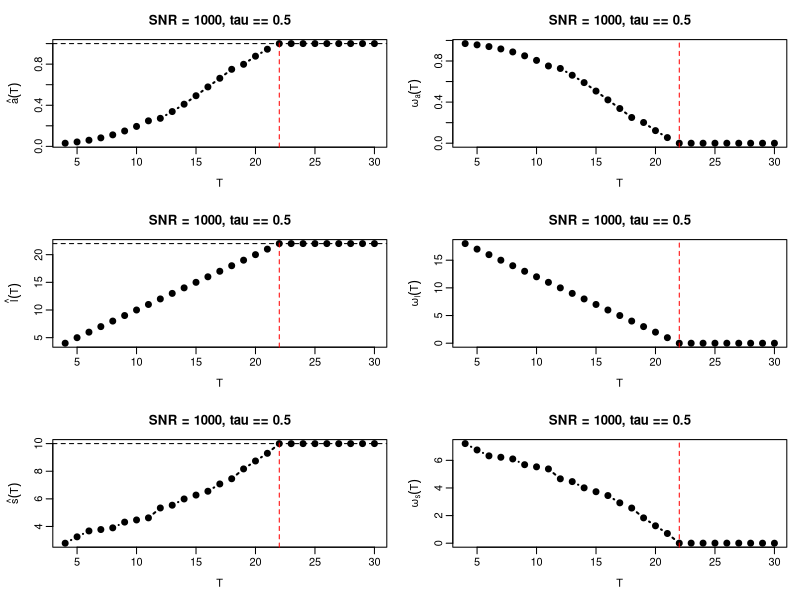
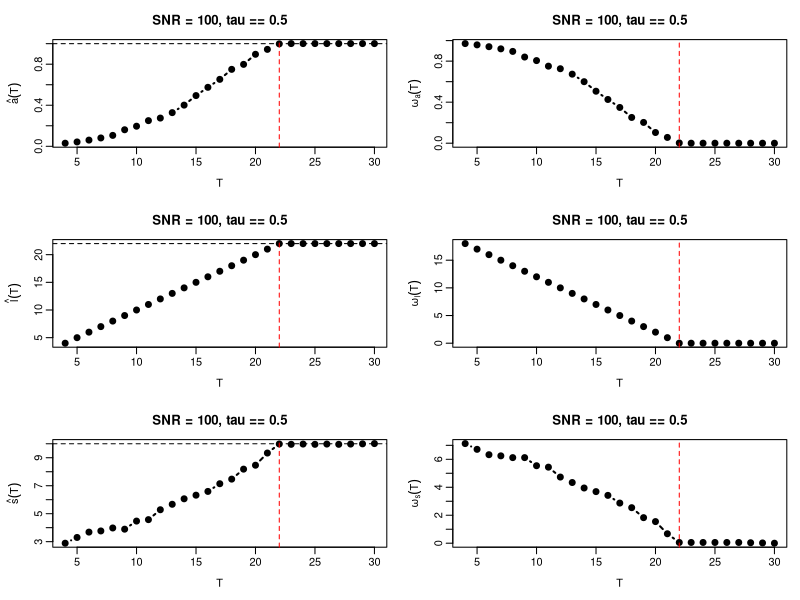
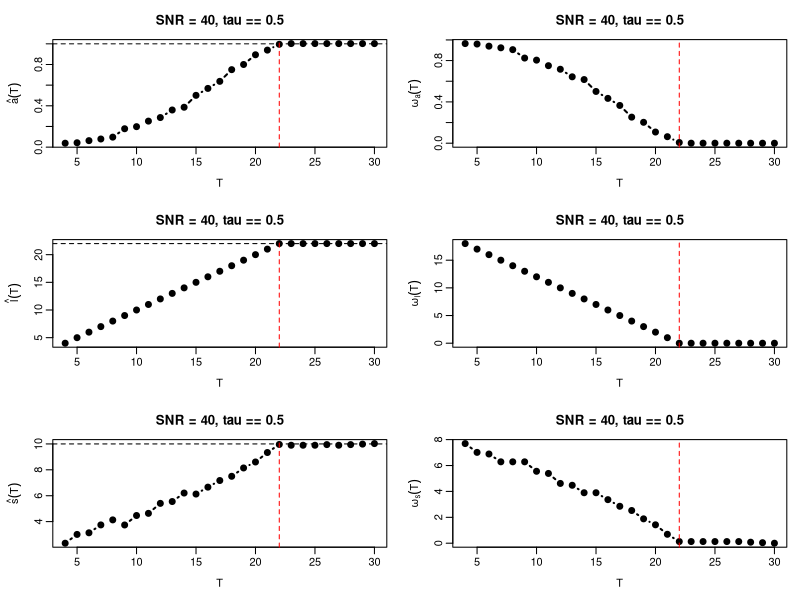

Here is the R script that generated these plots, in order:
###############################################################
## Sections 2.4 (large/medium SNR) and 2.5 (small SNR, h=30):
## estimator curves paired with their oscillation curves
##
## CURRENT MODEL:
##
##   I(t) = A exp(-(t-L)^2/S^2) + e(t)
##
## Quantile-loss criterion:
##
##   rho_tau(u) = u (tau - 1{u < 0})
##
## Noise:
##
##   tau-aligned asymmetric Laplace distribution
##
## SNR:
##
##   SNR = A / sqrt(Var(e))
##
## The amplitude for fixed (l,s) is obtained as a
## weighted tau-quantile of
##
##   x(t) = I(t) exp((t-l)^2/s^2)
##
## with weights
##
##   w(t) = exp(-(t-l)^2/s^2).
###############################################################


###############################################################
## Weighted tau-quantile
###############################################################

weighted_quantile <- function(
    x,
    w,
    tau
) {
  
  if (length(x) != length(w)) {
    stop("x and w must have the same length.")
  }
  
  if (tau <= 0 || tau >= 1) {
    stop("tau must belong to (0,1).")
  }
  
  if (any(!is.finite(x)) || any(!is.finite(w))) {
    stop("x and w must be finite.")
  }
  
  if (any(w < 0) || sum(w) <= 0) {
    stop("Weights must be non-negative and have positive sum.")
  }
  
  o <- order(x)
  
  x <- x[o]
  w <- w[o]
  
  w <- w / sum(w)
  
  x[which(cumsum(w) >= tau)[1]]
}



###############################################################
## Quantile check loss
###############################################################

rho_tau <- function(
    u,
    tau
) {
  
  u * (tau - (u < 0))
}



###############################################################
## tau-aligned asymmetric Laplace random generator
##
## Density:
##
##   f_{tau,b}(x)
##     = tau(1-tau)/b * exp(-rho_tau(x)/b)
##
## Hence:
##
##   P(e < 0) = tau.
###############################################################

rald_tau <- function(
    n,
    tau,
    b
) {
  
  if (tau <= 0 || tau >= 1) {
    stop("tau must belong to (0,1).")
  }
  
  if (b <= 0) {
    stop("b must be positive.")
  }
  
  u <- runif(n)
  
  e <- numeric(n)
  
  left <- u < tau
  right <- !left
  
  e[left] <-
    b / (1 - tau) *
    log(u[left] / tau)
  
  e[right] <-
    -b / tau *
    log(
      (1 - u[right]) / (1 - tau)
    )
  
  e
}



###############################################################
## Noise variance of the tau-aligned asymmetric Laplace law
##
## Var(e)
##   = b^2
##     [tau^2 + (1-tau)^2]
##     / [tau^2 (1-tau)^2]
###############################################################

ald_variance <- function(
    tau,
    b
) {
  
  b^2 *
    (
      tau^2 + (1 - tau)^2
    ) /
    (
      tau^2 * (1 - tau)^2
    )
}



###############################################################
## Calibrate b from the CURRENT SNR definition
##
##   SNR = A / sqrt(Var(e))
##
## Therefore
##
##   b =
##   (A/SNR)
##   tau(1-tau)
##   / sqrt(tau^2 + (1-tau)^2).
###############################################################

ald_scale_from_snr <- function(
    A,
    SNR,
    tau
) {
  
  if (A <= 0) {
    stop("A must be positive.")
  }
  
  if (SNR <= 0) {
    stop("SNR must be positive.")
  }
  
  if (tau <= 0 || tau >= 1) {
    stop("tau must belong to (0,1).")
  }
  
  (
    A / SNR
  ) *
    (
      tau * (1 - tau)
    ) /
    sqrt(
      tau^2 + (1 - tau)^2
    )
}



###############################################################
## Main sequential estimation function
###############################################################

estimate_peak_curves <- function(
    A = 1,
    L = 22,
    S = 10,
    h = 30,
    SNR = 1000,
    tau = 0.5,
    seed = 280,
    s.interval = c(1,20),
    tol = 1e-4
)
{
  
  
  #############################################################
  ## Basic checks
  #############################################################
  
  if (A <= 0) {
    stop("A must be positive.")
  }
  
  if (S <= 0) {
    stop("S must be positive.")
  }
  
  if (h < 1 || h != floor(h)) {
    stop("h must be a positive integer.")
  }
  
  if (L < 1 || L > h) {
    stop("L must satisfy 1 <= L <= h.")
  }
  
  if (tau <= 0 || tau >= 1) {
    stop("tau must belong to (0,1).")
  }
  
  
  #############################################################
  ## True Gaussian signal
  #############################################################
  
  signal <- function(
    A,
    L,
    S,
    h
  ) {
    
    t <- 1:h
    
    A * exp(
      -(t - L)^2 / S^2
    )
  }
  
  
  #############################################################
  ## Generate tau-aligned AL noise
  #############################################################
  
  set.seed(seed)
  
  
  b <- ald_scale_from_snr(
    A = A,
    SNR = SNR,
    tau = tau
  )
  
  
  noise <- rald_tau(
    n = h,
    tau = tau,
    b = b
  )
  
  
  y <-
    signal(
      A = A,
      L = L,
      S = S,
      h = h
    ) +
    noise
  
  
  #############################################################
  ## Check the achieved noise variance
  #############################################################
  
  theoretical.var <-
    ald_variance(
      tau = tau,
      b = b
    )
  
  
  #############################################################
  ## Quantile-loss objective for fixed (l,s,T)
  ##
  ## For fixed l and s, the minimizer with respect to a is the
  ## weighted tau-quantile of
  ##
  ##   y_t exp((t-l)^2/s^2)
  ##
  ## with weights
  ##
  ##   exp(-(t-l)^2/s^2).
  #############################################################
  
  objective_quantile <- function(
    l,
    s,
    T
  ) {
    
    tt <- 1:T
    
    
    weights <-
      exp(
        -(tt - l)^2 / s^2
      )
    
    
    z <-
      y[1:T] *
      exp(
        (tt - l)^2 / s^2
      )
    
    
    a <-
      weighted_quantile(
        x = z,
        w = weights,
        tau = tau
      )
    
    
    fit <-
      a *
      exp(
        -(tt - l)^2 / s^2
      )
    
    
    residuals <-
      y[1:T] - fit
    
    
    value <-
      mean(
        rho_tau(
          residuals,
          tau = tau
        )
      )
    
    
    list(
      value = value,
      a = a
    )
  }
  
  
  #############################################################
  ## Estimate parameters at one observation horizon T
  ##
  ## IMPORTANT:
  ## The current manuscript restricts l to 1,...,T.
  #############################################################
  
  estimate_T <- function(
    T
  ) {
    
    out <-
      matrix(
        NA_real_,
        nrow = T,
        ncol = 3
      )
    
    colnames(out) <-
      c(
        "a",
        "s",
        "obj"
      )
    
    
    for (l in 1:T) {
      
      f <- function(s) {
        
        objective_quantile(
          l = l,
          s = s,
          T = T
        )$value
      }
      
      
      opt <-
        optimize(
          f,
          interval = s.interval,
          tol = tol
        )
      
      
      tmp <-
        objective_quantile(
          l = l,
          s = opt$minimum,
          T = T
        )
      
      
      out[l,1] <- tmp$a
      out[l,2] <- opt$minimum
      out[l,3] <- tmp$value
    }
    
    
    best <-
      which.min(
        out[,3]
      )
    
    
    list(
      a = out[best,1],
      s = out[best,2],
      l = best,
      objective = out[best,3]
    )
  }
  
  
  #############################################################
  ## Sequential horizons
  #############################################################
  
  TT <- 4:h
  
  
  hat.a <-
    hat.l <-
    hat.s <-
    hat.obj <-
    numeric(
      length(TT)
    )
  
  
  #############################################################
  ## Sequential estimation
  #############################################################
  
  for (i in seq_along(TT)) {
    
    est <-
      estimate_T(
        TT[i]
      )
    
    
    hat.a[i] <- est$a
    hat.l[i] <- est$l
    hat.s[i] <- est$s
    hat.obj[i] <- est$objective
  }
  
  
  #############################################################
  ## Future-tail oscillation
  ##
  ## omega_theta(T,h)
  ##   = max_{T <= t1,t2 <= h}
  ##       |hat(theta)(t1)-hat(theta)(t2)|
  #############################################################
  
  tail_oscillation <- function(
    x
  ) {
    
    n <-
      length(x)
    
    omega <-
      numeric(n)
    
    
    for (i in seq_len(n)) {
      
      omega[i] <-
        max(
          x[i:n]
        ) -
        min(
          x[i:n]
        )
    }
    
    
    omega
  }
  
  
  omega.a <-
    tail_oscillation(
      hat.a
    )
  
  
  omega.l <-
    tail_oscillation(
      hat.l
    )
  
  
  omega.s <-
    tail_oscillation(
      hat.s
    )
  
  
  #############################################################
  ## Return all results
  #############################################################
  
  list(
    
    T = TT,
    
    hat.a = hat.a,
    hat.l = hat.l,
    hat.s = hat.s,
    hat.obj = hat.obj,
    
    omega.a = omega.a,
    omega.l = omega.l,
    omega.s = omega.s,
    
    A = A,
    L = L,
    S = S,
    h = h,
    
    SNR = SNR,
    tau = tau,
    
    b = b,
    theoretical.var = theoretical.var
  )
}



###############################################################
## Helper: one row = estimate curve | oscillation curve
###############################################################

plot_pair <- function(
    T,
    hat,
    omega,
    true.val,
    L,
    ylab.hat,
    ylab.omega,
    main
)
{
  
  plot(
    T,
    hat,
    type = "b",
    pch = 19,
    lwd = 2,
    xlab = "T",
    ylab = ylab.hat,
    main = main
  )
  
  abline(
    h = true.val,
    lty = 2
  )
  
  abline(
    v = L,
    lty = 2,
    col = "red"
  )
  
  
  plot(
    T,
    omega,
    type = "b",
    pch = 19,
    lwd = 2,
    xlab = "T",
    ylab = ylab.omega,
    main = main
  )
  
  abline(
    v = L,
    lty = 2,
    col = "red"
  )
}



###############################################################
## GLOBAL PARAMETERS
###############################################################

A <- 1
L <- 22
S <- 10

## The symmetric case tau = 0.5 reproduces the old
## symmetric-Laplace setting, but through the new
## tau-aligned AL parameterization.
tau <- 0.5



###############################################################
## Section 2.4: large SNR
##
## SNR = 1000, h = 30
###############################################################

postscript(
  "sec24_large_snr.eps",
  onefile = FALSE,
  paper = "special",
  horizontal = FALSE,
  width = 8,
  height = 7,
  family = "Helvetica",
  pointsize = 11,
  colormodel = "srgb"
)

par(
  mfrow = c(3,2),
  mar = c(4,4,3,1),
  mgp = c(2.2,0.6,0)
)

res.large <-
  estimate_peak_curves(
    A = A,
    L = L,
    S = S,
    h = 30,
    SNR = 1000,
    tau = tau,
    seed = 280
  )

plot_pair(
  res.large$T,
  res.large$hat.a,
  res.large$omega.a,
  A,
  L,
  expression(hat(a)(T)),
  expression(omega[a](T)),
  paste0(
    "SNR = 1000, ",
    expression(tau == 0.5)
  )
)

plot_pair(
  res.large$T,
  res.large$hat.l,
  res.large$omega.l,
  L,
  L,
  expression(hat(l)(T)),
  expression(omega[l](T)),
  paste0(
    "SNR = 1000, ",
    expression(tau == 0.5)
  )
)

plot_pair(
  res.large$T,
  res.large$hat.s,
  res.large$omega.s,
  S,
  L,
  expression(hat(s)(T)),
  expression(omega[s](T)),
  paste0(
    "SNR = 1000, ",
    expression(tau == 0.5)
  )
)

dev.off()



###############################################################
## Section 2.4: medium SNR
##
## SNR = 100, h = 30
###############################################################

postscript(
  "sec24_medium_snr.eps",
  onefile = FALSE,
  paper = "special",
  horizontal = FALSE,
  width = 8,
  height = 7,
  family = "Helvetica",
  pointsize = 11,
  colormodel = "srgb"
)

par(
  mfrow = c(3,2),
  mar = c(4,4,3,1),
  mgp = c(2.2,0.6,0)
)

res.medium <-
  estimate_peak_curves(
    A = A,
    L = L,
    S = S,
    h = 30,
    SNR = 100,
    tau = tau,
    seed = 280
  )

plot_pair(
  res.medium$T,
  res.medium$hat.a,
  res.medium$omega.a,
  A,
  L,
  expression(hat(a)(T)),
  expression(omega[a](T)),
  paste0(
    "SNR = 100, ",
    expression(tau == 0.5)
  )
)

plot_pair(
  res.medium$T,
  res.medium$hat.l,
  res.medium$omega.l,
  L,
  L,
  expression(hat(l)(T)),
  expression(omega[l](T)),
  paste0(
    "SNR = 100, ",
    expression(tau == 0.5)
  )
)

plot_pair(
  res.medium$T,
  res.medium$hat.s,
  res.medium$omega.s,
  S,
  L,
  expression(hat(s)(T)),
  expression(omega[s](T)),
  paste0(
    "SNR = 100, ",
    expression(tau == 0.5)
  )
)

dev.off()



###############################################################
## Section 2.5: small SNR
##
## SNR = 40, h = 30
###############################################################

postscript(
  "sec25_small_snr_h30.eps",
  onefile = FALSE,
  paper = "special",
  horizontal = FALSE,
  width = 8,
  height = 7,
  family = "Helvetica",
  pointsize = 11,
  colormodel = "srgb"
)

par(
  mfrow = c(3,2),
  mar = c(4,4,3,1),
  mgp = c(2.2,0.6,0)
)

res.small <-
  estimate_peak_curves(
    A = A,
    L = L,
    S = S,
    h = 30,
    SNR = 40,
    tau = tau,
    seed = 280
  )

plot_pair(
  res.small$T,
  res.small$hat.a,
  res.small$omega.a,
  A,
  L,
  expression(hat(a)(T)),
  expression(omega[a](T)),
  paste0(
    "SNR = 40, ",
    expression(tau == 0.5)
  )
)

plot_pair(
  res.small$T,
  res.small$hat.l,
  res.small$omega.l,
  L,
  L,
  expression(hat(l)(T)),
  expression(omega[l](T)),
  paste0(
    "SNR = 40, ",
    expression(tau == 0.5)
  )
)

plot_pair(
  res.small$T,
  res.small$hat.s,
  res.small$omega.s,
  S,
  L,
  expression(hat(s)(T)),
  expression(omega[s](T)),
  paste0(
    "SNR = 40, ",
    expression(tau == 0.5)
  )
)

dev.off()



###############################################################
## Compute all results once
###############################################################

results <- list(
  
  large =
    res.large,
  
  medium =
    res.medium,
  
  small =
    res.small
)



###############################################################
## Display results
###############################################################

results
